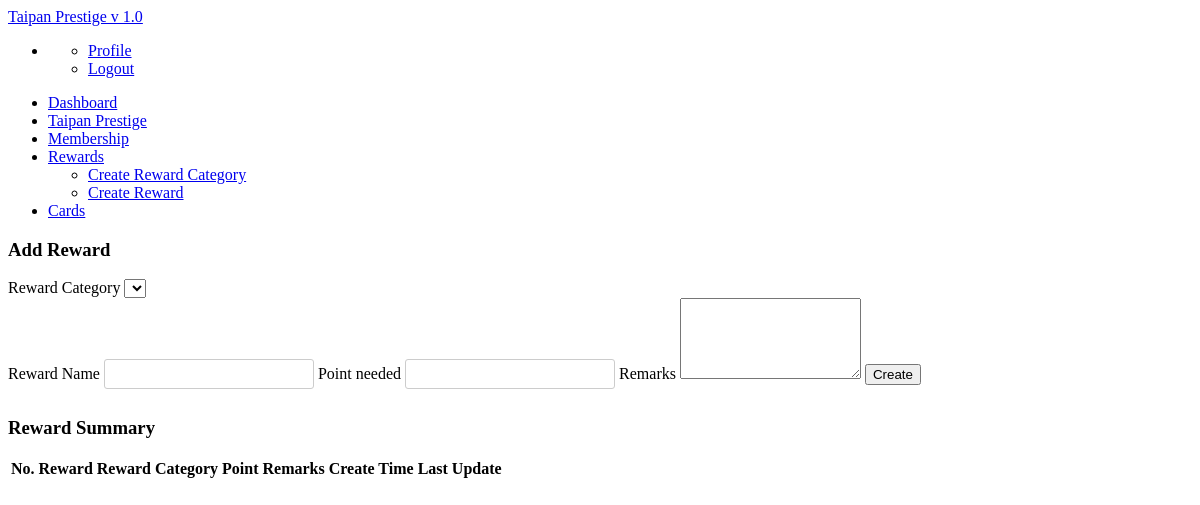
Before: /reward/rewardmain.php with the older database file.
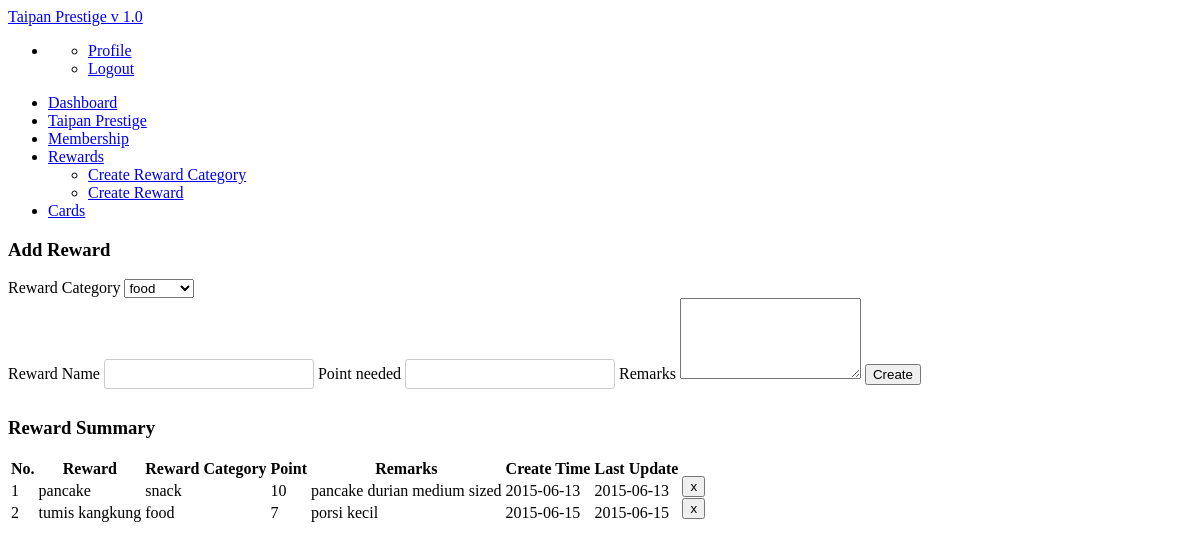
After: the same page with the newer database file.
### tables this page shows
CREATE TABLE IF NOT EXISTS `reward` (
`no` int(11) NOT NULL,
  `reward` varchar(255) NOT NULL,
  `r_category` varchar(255) NOT NULL,
  `point_used` int(11) NOT NULL,
  `remarks` text NOT NULL,
  `status` int(11) NOT NULL,
  `create_time` date NOT NULL,
  `last_update` date NOT NULL
);

### reward/rewardmain.php (the view, shortened to what this page needs)
<?php
echo '
<head>
<style>
input{
  display: inline-block;
  width: 210px;
  height: 30px;
  padding: 4px;
  margin-bottom: 9px;
  font-size: 15px;
  line-height: 18px;
  color: #555555;
  border: 1px solid #cccccc;
  -webkit-border-radius: 3px;
  -moz-border-radius: 3px;
  border-radius: 3px;
}
table.dataTable tbody td{padding:1px 1px}
</style>
</head>';
include "nav.php";
echo '
<div class="container">
<div class="row">
<div class="span3">
<div class="widget">
            <div class="widget-header"><i class="icon-gift"></i>
              <h3>Add Reward</h3>
            </div>
            <div class="widget-content">
  <form action="" method="post">
  Reward Category
  <select name="cat">
  '; ?>
  <?php
    $getcat = mysql_query("SELECT * FROM reward_category WHERE status='1'");
    $rowcat = mysql_num_rows($getcat);
    for ($cat=0;$cat<$rowcat;$cat++){
     $getnamecat = mysql_result($getcat,$cat, 'r_category');
       echo '<option value="'.$getnamecat.'">'.$getnamecat.'</option>';
    }
  echo '
     </select><br>
     Reward Name
  <input type="text" class="form-control" aria-label="Card id" id="name" name="name">
  Point needed
  <input type="text" class="form-control" aria-label="point" id="point" name="point">
  Remarks
   <textarea class="form-control" rows="5" id="remarks" name="remarks"></textarea>
  <button class="btn btn-primary btn-large" type="submit" name="submit">Create</button>
</form>
</div>
        </p>
      </div>
      </div>
      <div class="span9">
          <div class="widget">
            <div class="widget-header"> <i class="icon-bookmark"></i>
              <h3>Reward Summary</h3>
            </div>
            <div class="widget-content">
<table id="myTable" class="table table-striped">
        <thead>
          <tr  height="3">
            <th class="dt-center" >No.</th>
            <th class="dt-center">Reward</th>
            <th class="dt-center">Reward Category</th>
            <th class="dt-center">Point</th>
            <th class="dt-center">Remarks</th>
            <th class="dt-center">Create Time</th>
            <th class="dt-center">Last Update</th>
            <th width="5"></th>
          </tr>
        </thead>
        <tbody>';
$countrew=mysql_query("SELECT * FROM reward WHERE status='1'");
$countrewrow=mysql_num_rows($countrew);
for ($c=0;$c<$countrewrow;$c++){
    while($x<=$c){
      $x++;
    }
  $rewname = mysql_result($countrew,$c, 'reward');
  $rewcat = mysql_result($countrew,$c, 'r_category');
  $rewpoint = mysql_result($countrew,$c, 'point_used');
  $rewremarks = mysql_result($countrew,$c,'remarks');
  $rewcreate = mysql_result($countrew,$c,'create_time');
  $rewupdate = mysql_result($countrew,$c,'last_update');
	echo "
	          <tr>
 <Td class='dt-center'>$x</td>
  <Td class='dt-center'>$rewname</td>
   <Td class='dt-center'>$rewcat</td>
      <Td class='dt-center'>$rewpoint</td>
         <Td class='dt-center'>$rewremarks</td>
            <Td class='dt-center'>$rewcreate</td>
               <Td class='dt-center'>$rewupdate</td>";
    echo '
    <td class="dt-center"><form action="" method="post" style="margin: -15px 0px -15px 0px;">
    	<input type="hidden" name="deleteItem" id="deleteItem" value="'.$catname.'" />
<button class="btn btn-danger btn-xs" type="submit" name="submit">x</button>
    </form>
    </td>
          </tr>  ';
}
echo '
        </tbody>
      </table>
      </div>
          </div>
        </div>
              </div></div>';
?>

### nav.php
<?php
echo '
<body>
<div class="navbar navbar-fixed-top">
  <div class="navbar-inner">
    <div class="container"> <a class="btn btn-navbar" data-toggle="collapse" data-target=".nav-collapse"><span
                    class="icon-bar"></span><span class="icon-bar"></span><span class="icon-bar"></span> </a><a class="brand" href="index.php">Taipan Prestige v 1.0</a>
      <div class="nav-collapse">
        <ul class="nav pull-right">
          <li class="dropdown"><a href="#" class="dropdown-toggle" data-toggle="dropdown"><i
                            class="icon-user"></i>'; ?> <?php echo $_SESSION['user_name'];?> <?php echo '<b class="caret"> </b></a>
            <ul class="dropdown-menu">
              <li><a href="javascript:;">Profile</a></li>
              <li><a href="?logout">Logout</a></li>
            </ul>
          </li>
        </ul>
      </div>
    </div>
  </div>
</div>
<div class="subnavbar">
  <div class="subnavbar-inner">
    <div class="container">
      <ul class="mainnav">
        <li><a href="index.php"><i class="icon-dashboard"></i><span>Dashboard</span> </a> </li>
        <li><a href="?module=tprestige"> <i class="icon-credit-card"></i><span>Taipan Prestige</span></a>
        </li>
        <li><a href="#"><i class="icon-group"></i><span>Membership</span> </a></li>
        <li class="dropdown"><a href="javascript:;" class="dropdown-toggle" data-toggle="dropdown">
        <i class="icon-gift "></i><span>Rewards</span> </a>
            <ul class="dropdown-menu">
<li><a href="?module=reward_category">Create Reward Category</a></li>
<li><a href="?module=addreward"> Create Reward </a></li>
            </ul>
        </li>
        <li ><a href="?module=card"><i class="icon-credit-card"></i><span>Cards</span></a></li>
      </ul>
    </div>
  </div>
</div>';
?>

### reward/rewardmain.php (style rules this page uses)
input { display: inline-block; width: 210px; height: 30px; padding: 4px; margin-bottom: 9px; font-size: 15px; line-height: 18px; color: #555555; border: 1px solid #cccccc; -webkit-border-radius: 3px; -moz-border-radius: 3px; border-radius: 3px; }

Changed rows visible on the page:
added reward: x "1", reward "pancake", r_category "snack", point_used "10", remarks "pancake durian medium sized", create_time "2015-06-13", last_update "2015-06-13"
added reward: x "2", reward "tumis kangkung", r_category "food", point_used "7", remarks "porsi kecil", create_time "2015-06-15", last_update "2015-06-15"
Other visible differences:
form field cat: (not shown) → "food"
